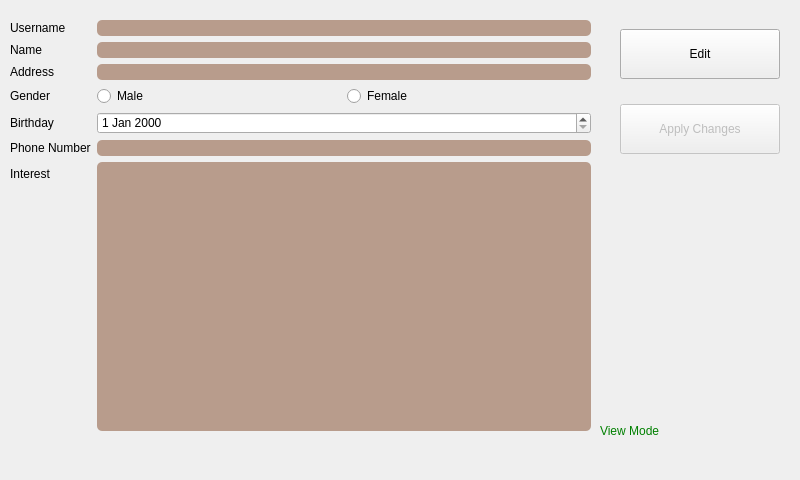
      <widget class="QWidget" name="user_profile_tab">
       <attribute name="title">
        <string>User Profile</string>
       </attribute>
       <widget class="QFrame" name="frame_user_profile">
        <property name="geometry">
         <rect>
          <x>10</x>
          <y>20</y>
          <width>591</width>
          <height>451</height>
         </rect>
        </property>
        <property name="autoFillBackground">
         <bool>false</bool>
        </property>
        <property name="styleSheet">
         <string notr="true">QFrame:disabled {
    background-color: transparent;
    filter: blur(15px); /* Adjust the blur amount */
}

QFrame:enabled{
    background-color: transparent;
}
QLineEdit {
	background-color: rgb(184, 156, 140);
	color:rgb(74, 59, 49);
	border-radius: 5px;
	font: 75 16pt &quot;Arial Black&quot;;
}
QTextEdit {
	background-color:  rgb(184, 156, 140);
	color:rgb(74, 59, 49);
	border-radius: 5px;
	font: 75 15pt &quot;Arial Black&quot;;
}
</string>
        </property>
        <property name="frameShape">
         <enum>QFrame::StyledPanel</enum>
        </property>
        <property name="frameShadow">
         <enum>QFrame::Raised</enum>
        </property>
        <widget class="QWidget" name="formLayoutWidget_3">
         <property name="geometry">
          <rect>
           <x>-10</x>
           <y>-10</y>
           <width>591</width>
           <height>431</height>
          </rect>
         </property>
         <property name="styleSheet">
          <string/>
         </property>
         <layout class="QFormLayout" name="Form_profile_user">
          <property name="leftMargin">
           <number>10</number>
          </property>
          <property name="topMargin">
           <number>10</number>
          </property>
          <property name="bottomMargin">
           <number>10</number>
          </property>
          <item row="0" column="0">
           <widget class="QLabel" name="Label_username_profile_user">
            <property name="sizePolicy">
             <sizepolicy hsizetype="Expanding" vsizetype="Expanding">
              <horstretch>0</horstretch>
              <verstretch>0</verstretch>
             </sizepolicy>
            </property>
            <property name="styleSheet">
             <string notr="true"/>
            </property>
            <property name="text">
             <string>Username</string>
            </property>
           </widget>
          </item>
          <item row="0" column="1">
           <widget class="QLineEdit" name="Line_username_profile_user">
            <property name="styleSheet">
             <string notr="true"/>
            </property>
           </widget>
          </item>
          <item row="1" column="0">
           <widget class="QLabel" name="Label_name_profile_user">
            <property name="sizePolicy">
             <sizepolicy hsizetype="Expanding" vsizetype="Expanding">
              <horstretch>0</horstretch>
              <verstretch>0</verstretch>
             </sizepolicy>
            </property>
            <property name="styleSheet">
             <string notr="true"/>
            </property>
            <property name="text">
             <string>Name</string>
            </property>
           </widget>
          </item>
          <item row="1" column="1">
           <widget class="QLineEdit" name="Line_name_profile_user">
            <property name="styleSheet">
             <string notr="true"/>
            </property>
           </widget>
          </item>
          <item row="2" column="0">
           <widget class="QLabel" name="Label_address_profile_user">
            <property name="sizePolicy">
             <sizepolicy hsizetype="Expanding" vsizetype="Expanding">
              <horstretch>0</horstretch>
              <verstretch>0</verstretch>
             </sizepolicy>
            </property>
            <property name="styleSheet">
             <string notr="true"/>
            </property>
            <property name="text">
             <string>Address</string>
            </property>
           </widget>
          </item>
          <item row="2" column="1">
           <widget class="QLineEdit" name="Line_address_profile_user">
            <property name="styleSheet">
             <string notr="true"/>
            </property>
           </widget>
          </item>
          <item row="3" column="0">
           <widget class="QLabel" name="Label_gender_profile_user">
            <property name="sizePolicy">
             <sizepolicy hsizetype="Expanding" vsizetype="Expanding">
              <horstretch>0</horstretch>
              <verstretch>0</verstretch>
             </sizepolicy>
            </property>
            <property name="styleSheet">
             <string notr="true"/>
            </property>
            <property name="text">
             <string>Gender</string>
            </property>
           </widget>
          </item>
          <item row="3" column="1">
           <layout class="QHBoxLayout" name="Form_gender_profile_user">
            <item>
             <widget class="QRadioButton" name="Cbox_male_profile_user">
              <property name="styleSheet">
               <string notr="true"/>
              </property>
              <property name="text">
               <string>Male</string>
              </property>
             </widget>
            </item>
            <item>
             <widget class="QRadioButton" name="Cbox_female_profile_user">
              <property name="styleSheet">
               <string notr="true"/>
              </property>
              <property name="text">
               <string>Female</string>
              </property>
             </widget>
            </item>
           </layout>
          </item>
          <item row="4" column="0">
           <widget class="QLabel" name="Label_age_profile_user">
            <property name="sizePolicy">
             <sizepolicy hsizetype="Expanding" vsizetype="Expanding">
              <horstretch>0</horstretch>
              <verstretch>0</verstretch>
             </sizepolicy>
            </property>
            <property name="styleSheet">
             <string notr="true"/>
            </property>
            <property name="text">
             <string>Birthday</string>
            </property>
           </widget>
          </item>
          <item row="5" column="0">
           <widget class="QLabel" name="Label_phone_number_profile_user">
            <property name="sizePolicy">
             <sizepolicy hsizetype="Expanding" vsizetype="Expanding">
              <horstretch>0</horstretch>
              <verstretch>0</verstretch>
             </sizepolicy>
            </property>
            <property name="styleSheet">
             <string notr="true"/>
            </property>
            <property name="text">
             <string>Phone Number</string>
            </property>
           </widget>
          </item>
          <item row="5" column="1">
           <widget class="QLineEdit" name="Line_phone_number_profile_user">
            <property name="styleSheet">
             <string notr="true"/>
            </property>
           </widget>
          </item>
          <item row="6" column="0">
           <widget class="QLabel" name="Label_interest_profile_user">
            <property name="styleSheet">
             <string notr="true"/>
            </property>
            <property name="text">
             <string>Interest</string>
            </property>
           </widget>
          </item>
          <item row="6" column="1">
           <widget class="QTextEdit" name="Plain_Line_interest_profile_user">
            <property name="focusPolicy">
             <enum>Qt::StrongFocus</enum>
            </property>
            <property name="contextMenuPolicy">
             <enum>Qt::DefaultContextMenu</enum>
            </property>
            <property name="toolTip">
             <string>&lt;html&gt;&lt;head/&gt;&lt;body&gt;&lt;p&gt;&lt;span style=&quot; font-size:14pt;&quot;&gt;few&lt;/span&gt;&lt;/p&gt;&lt;p&gt;&lt;br/&gt;&lt;/p&gt;&lt;/body&gt;&lt;/html&gt;</string>
            </property>
            <property name="styleSheet">
             <string notr="true">QTextEdit {
	background-color:  rgb(184, 156, 140);
	color:rgb(74, 59, 49);
	border-radius: 5px;
	font: 75 15pt &quot;Arial Black&quot;;
}</string>
            </property>
            <property name="sizeAdjustPolicy">
             <enum>QAbstractScrollArea::AdjustIgnored</enum>
            </property>
           </widget>
          </item>
          <item row="4" column="1">
           <widget class="QDateEdit" name="DateEdit_Birthday_profile_user"/>
          </item>
         </layout>
        </widget>
       </widget>
       <widget class="QWidget" name="verticalLayoutWidget_6">
        <property name="geometry">
         <rect>
          <x>620</x>
          <y>10</y>
          <width>162</width>
          <height>164</height>
         </rect>
        </property>
        <layout class="QVBoxLayout" name="verticalLayout_6">
         <item>
          <widget class="QPushButton" name="Pbutton_profile_edit_user">
           <property name="enabled">
            <bool>true</bool>
           </property>
           <property name="minimumSize">
            <size>
             <width>160</width>
             <height>50</height>
            </size>
           </property>
           <property name="maximumSize">
            <size>
             <width>160</width>
             <height>50</height>
            </size>
           </property>
           <property name="styleSheet">
            <string notr="true"/>
           </property>
           <property name="text">
            <string>Edit</string>
           </property>
          </widget>
         </item>
         <item>
          <widget class="QPushButton" name="Pbutton_apply_edit_user">
           <property name="enabled">
            <bool>false</bool>
           </property>
           <property name="minimumSize">
            <size>
             <width>160</width>
             <height>50</height>
            </size>
           </property>
           <property name="maximumSize">
            <size>
             <width>160</width>
             <height>50</height>
            </size>
           </property>
           <property name="styleSheet">
            <string notr="true"/>
           </property>
           <property name="text">
            <string>Apply Changes</string>
           </property>
          </widget>
         </item>
        </layout>
       </widget>
       <widget class="QLabel" name="Label_mode_user_profile">
        <property name="enabled">
         <bool>false</bool>
        </property>
        <property name="geometry">
         <rect>
          <x>600</x>
          <y>420</y>
          <width>191</width>
          <height>21</height>
         </rect>
        </property>
        <property name="styleSheet">
         <string notr="true">QLabel:disabled {
    color: green; /* Color when enabled */
}

QLabel:enabled {
    color: red; /* Color when disabled */
}</string>
        </property>
        <property name="text">
         <string>View Mode</string>
        </property>
       </widget>
      </widget>
